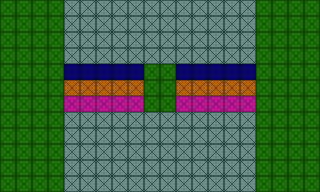

Below is a game level as drawn by its tile map, then a one-line description and the .tmx file that defines it, in full:
An orthogonal 20x12 tile map with 16x16 px tiles, 1 tile layer (Tile Layer 1).

<map version="1.10" tiledversion="1.11.0" orientation="orthogonal" renderorder="right-down" width="20" height="12" tilewidth="16" tileheight="16" infinite="0" nextlayerid="2" nextobjectid="1">
 <editorsettings>
  <export target="../level_test/level_test_path.csv" format="csv" />
 </editorsettings>
 <tileset firstgid="1" source="../../tileset/Mind_the_Gap.tsx" />
 <layer id="1" name="Tile Layer 1" width="20" height="12">
  <data encoding="csv">
1,1,1,1,2,2,2,2,2,2,2,2,2,2,2,2,1,1,1,1,
1,1,1,1,2,2,2,2,2,2,2,2,2,2,2,2,1,1,1,1,
1,1,1,1,2,2,2,2,2,2,2,2,2,2,2,2,1,1,1,1,
1,1,1,1,2,2,2,2,2,2,2,2,2,2,2,2,1,1,1,1,
1,1,1,1,6,6,6,6,6,1,1,6,6,6,6,6,1,1,1,1,
1,1,1,1,3,3,3,3,3,1,1,3,3,3,3,3,1,1,1,1,
1,1,1,1,4,4,4,4,4,1,1,4,4,4,4,4,1,1,1,1,
1,1,1,1,2,2,2,2,2,2,2,2,2,2,2,2,1,1,1,1,
1,1,1,1,2,2,2,2,2,2,2,2,2,2,2,2,1,1,1,1,
1,1,1,1,2,2,2,2,2,2,2,2,2,2,2,2,1,1,1,1,
1,1,1,1,2,2,2,2,2,2,2,2,2,2,2,2,1,1,1,1,
1,1,1,1,2,2,2,2,2,2,2,2,2,2,2,2,1,1,1,1
</data>
 </layer>
</map>
